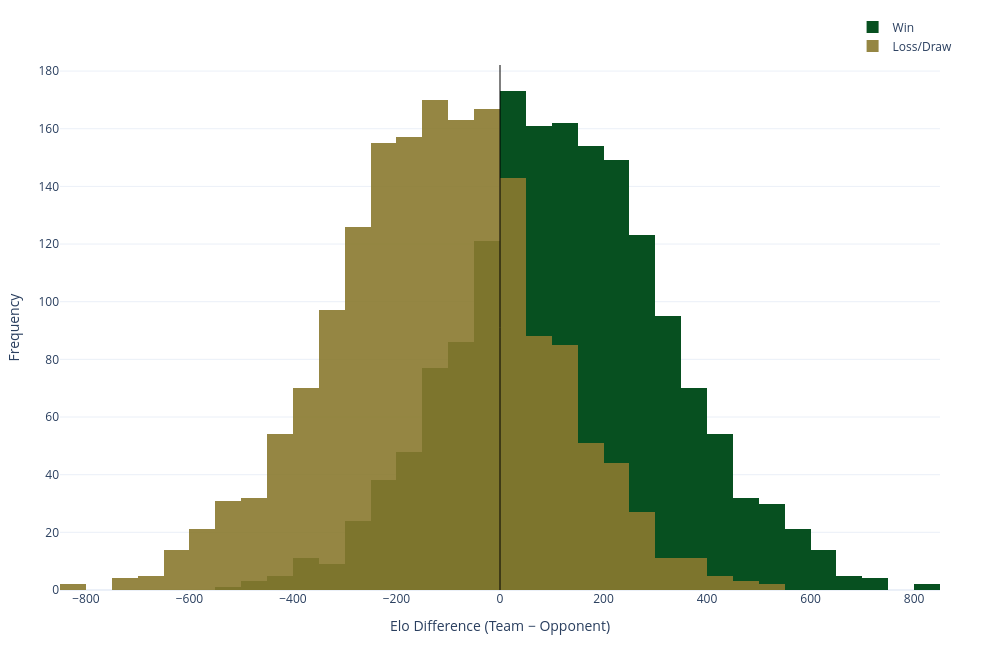

The notebook cell saved with this chart:
### Code cell
loss_elo = df[df.win==0].elo_diff_pre.dropna()
win_elo = df[df.win==1].elo_diff_pre.dropna()

fig = go.Figure()

fig.add_trace(go.Histogram(
    x=win_elo,
    name='Win',
    marker=dict(color=PRIMARY),
    nbinsx=40,
    opacity=1,
    hovertemplate='Elo diff: %{x:.2f}<br>Frequency: %{y}<extra></extra>'
))

fig.add_trace(go.Histogram(
    x=loss_elo,
    name='Loss/Draw',
    marker=dict(color=SECONDARY),
    nbinsx=40,
    opacity=0.9,
    hovertemplate='Elo diff: %{x:.2f}<br>Frequency: %{y}<extra></extra>'
))

fig.add_vline(x=0, line_dash='solid', line_color='black', line_width=1)

fig.update_layout(
    xaxis_title='Elo Difference (Team − Opponent)',
    yaxis_title='Frequency',
    barmode='overlay',
    template='plotly_white',
    height=PLOT_HEIGHT,
    width=PLOT_WIDTH,
    hovermode='closest',
    legend=dict(x=1.02, y=1.1, xanchor='right', yanchor='top'),
    margin=dict(l=60, r=60, t=60, b=60)
)

fig.show()

### Figure 1 — Plotly figure (JSON) as saved in the notebook; plotly's stock layout.template omitted (floating-point values rounded to 4 significant figures; data arrays with more than 128 entries replaced by an {"elided": "..."} marker saying what was removed)
{"data": [{"hovertemplate": "Elo diff: %{x:.2f}<br>Frequency: %{y}<extra></extra>", "marker": {"color": "#075020"}, "name": "Win", "nbinsx": 40, "opacity": 1, "type": "histogram", "x": {"elided": "1672 float values"}}, {"hovertemplate": "Elo diff: %{x:.2f}<br>Frequency: %{y}<extra></extra>", "marker": {"color": "#8A7A2F"}, "name": "Loss/Draw", "nbinsx": 40, "opacity": 0.9, "type": "histogram", "x": {"elided": "1738 float values"}}], "layout": {"barmode": "overlay", "height": 650, "hovermode": "closest", "legend": {"x": 1.02, "xanchor": "right", "y": 1.1, "yanchor": "top"}, "margin": {"b": 60, "l": 60, "r": 60, "t": 60}, "shapes": [{"line": {"color": "black", "dash": "solid", "width": 1}, "type": "line", "x0": 0, "x1": 0, "xref": "x", "y0": 0, "y1": 1, "yref": "y domain"}], "width": 1000, "xaxis": {"title": {"text": "Elo Difference (Team − Opponent)"}}, "yaxis": {"title": {"text": "Frequency"}}}}
